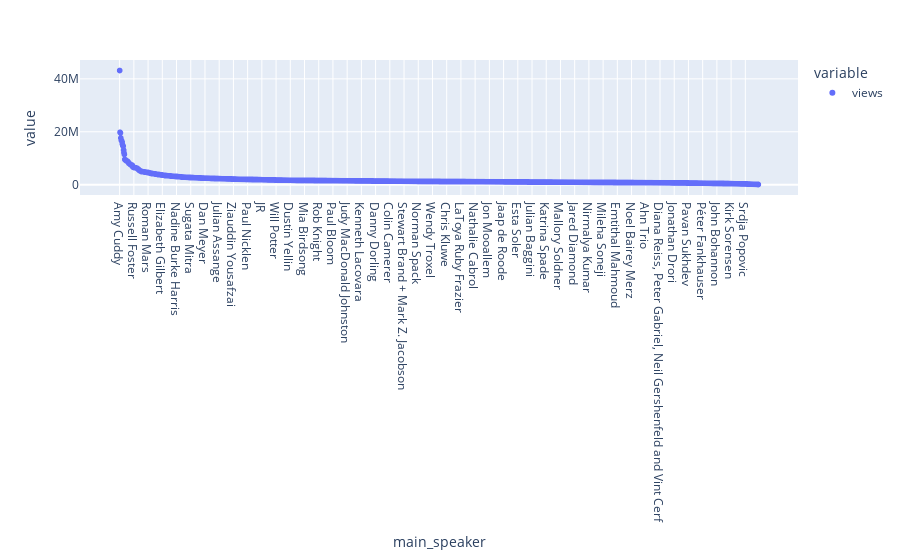

This figure's notebook cell:
### Code cell
spk_mean_views = df.groupby('main_speaker')['views'].mean().sort_values(ascending=False)
px.scatter(spk_mean_views)

### Figure 1 — Plotly figure (JSON) as saved in the notebook; plotly's stock layout.template omitted (floating-point values rounded to 4 significant figures; data arrays with more than 128 entries replaced by an {"elided": "..."} marker saying what was removed)
{"data": [{"hovertemplate": "variable=views<br>main_speaker=%{x}<br>value=%{y}<extra></extra>", "legendgroup": "views", "marker": {"color": "#636efa", "symbol": "circle"}, "mode": "markers", "name": "views", "showlegend": true, "x": {"elided": "1618 str values"}, "xaxis": "x", "y": {"elided": "1618 float values"}, "yaxis": "y", "type": "scattergl"}], "layout": {"xaxis": {"anchor": "y", "domain": [0.0, 1.0], "title": {"text": "main_speaker"}}, "yaxis": {"anchor": "x", "domain": [0.0, 1.0], "title": {"text": "value"}}, "legend": {"title": {"text": "variable"}, "tracegroupgap": 0}, "margin": {"t": 60}}}
